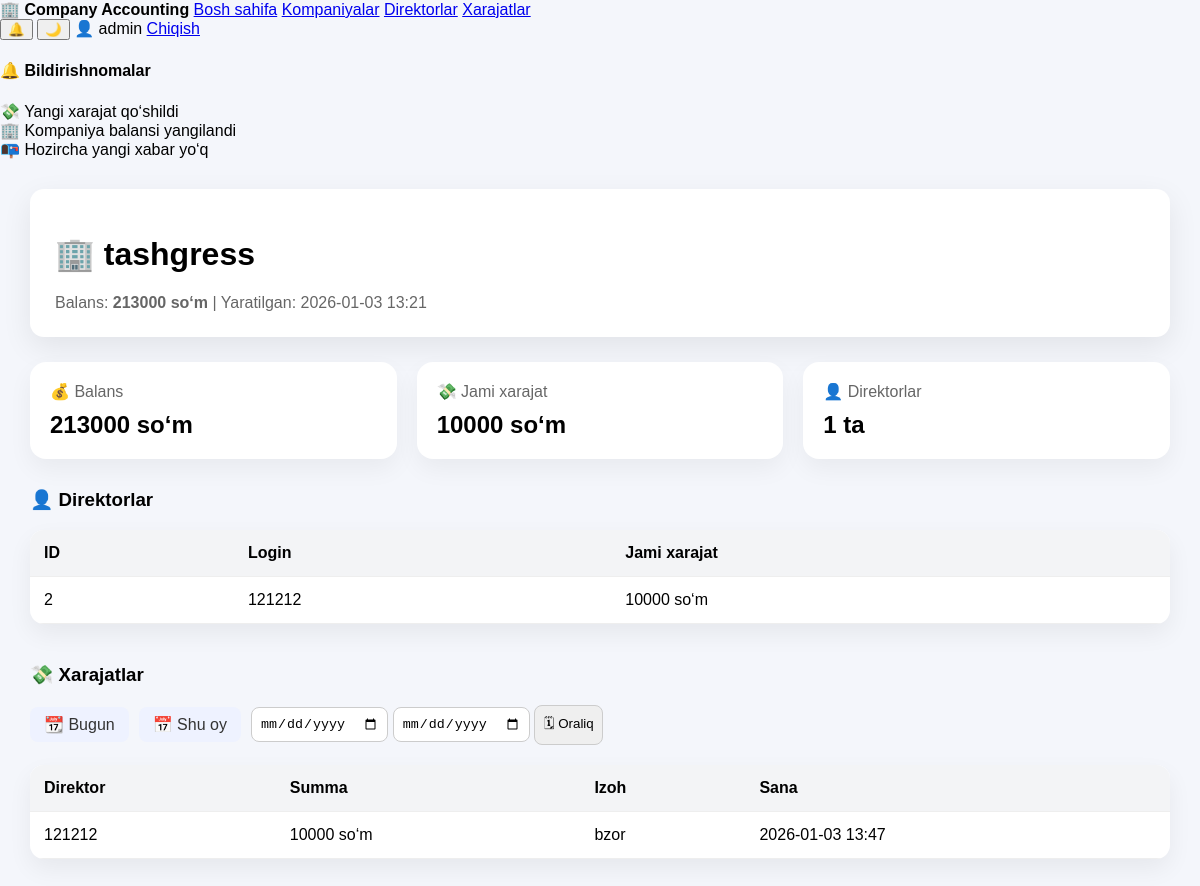
Page /admin/company/1 (signed in) on the earlier database version.
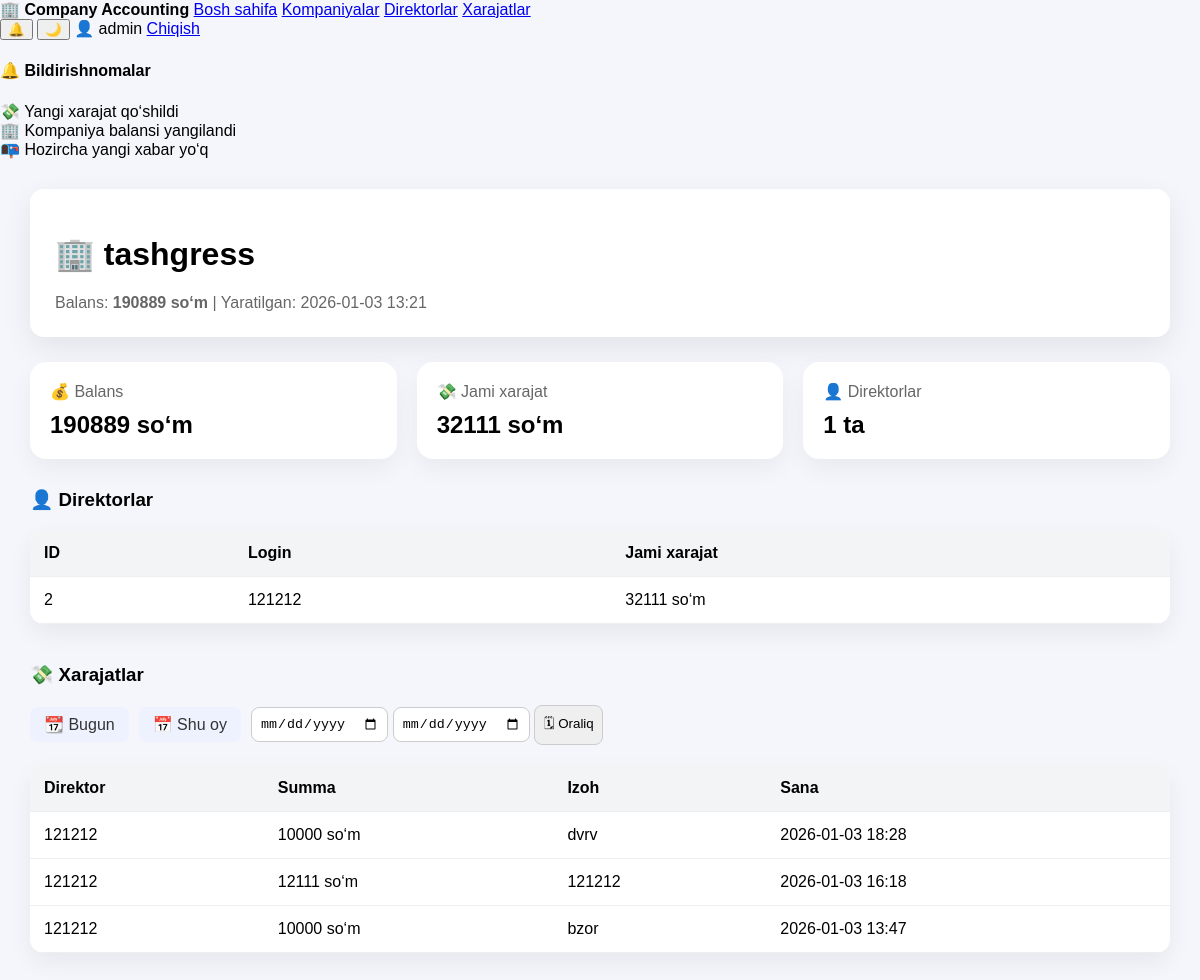
Same page on the later database version.
### tables this page shows
CREATE TABLE companies (
        id INTEGER PRIMARY KEY AUTOINCREMENT,
        name TEXT,
        balance INTEGER DEFAULT 0,
        created_at TEXT
    );

CREATE TABLE users (
        id INTEGER PRIMARY KEY AUTOINCREMENT,
        username TEXT UNIQUE,
        password TEXT,
        role TEXT,
        company_id INTEGER,
        created_at TEXT
    );

CREATE TABLE expenses (
        id INTEGER PRIMARY KEY AUTOINCREMENT,
        company_id INTEGER,
        amount INTEGER,
        description TEXT,
        created_at TEXT
    );

### app.py (the view)
@app.route("/admin/company/<int:company_id>")
def admin_company_detail(company_id):
    if session.get("role") != "admin":
        return "Ruxsat yo‘q ❌"
    conn = sqlite3.connect("users.db")
    conn.row_factory = sqlite3.Row
    c = conn.cursor()
    c.execute(
        "SELECT id, name, balance, created_at FROM companies WHERE id=?",
        (company_id,)
    )
    company = c.fetchone()
    if not company:
        conn.close()
        return "Kompaniya topilmadi ❌"
    c.execute(
        "SELECT IFNULL(SUM(amount),0) FROM expenses WHERE company_id=?",
        (company_id,)
    )
    total_expenses = c.fetchone()[0]
    c.execute("""
        SELECT
            u.id,
            u.username,
            IFNULL(SUM(e.amount),0) AS total
        FROM users u
        LEFT JOIN expenses e
            ON e.company_id = u.company_id
        WHERE u.company_id=? AND u.role='director'
        GROUP BY u.id
    """, (company_id,))
    directors = c.fetchall()
    period = request.args.get("period")
    from_date = request.args.get("from")
    to_date = request.args.get("to")
    query = """
        SELECT
            u.username,
            e.amount,
            e.description,
            e.created_at
        FROM expenses e
        LEFT JOIN users u
            ON u.company_id = e.company_id AND u.role='director'
        WHERE e.company_id=?
    """
    params = [company_id]
    if period == "day":
        query += " AND date(e.created_at)=date('now')"
    elif period == "month":
        query += " AND strftime('%Y-%m', e.created_at)=strftime('%Y-%m','now')"
    elif from_date and to_date:
        query += " AND date(e.created_at) BETWEEN ? AND ?"
        params.extend([from_date, to_date])
    query += " ORDER BY e.created_at DESC"
    c.execute(query, params)
    expenses = c.fetchall()
    conn.close()
    return render_template(
        "admin_company_detail.html",
        company=company,
        total_expenses=total_expenses,
        directors=directors,
        expenses=expenses
    )

### templates/admin_company_detail.html (shortened to what this page needs)
<!DOCTYPE html>
<html lang="uz">
<head>
    <link rel="stylesheet" href="{{ url_for('static', filename='dashboard.css') }}">
</head>
<body>
{% include "navbar.html" %}
<div class="layout">
<main class="main">
    <div class="company-header">
        <h1>🏢 {{ company[1] }}</h1>
        <div class="company-meta">
            Balans: <strong>{{ company[2] }} so‘m</strong> |
            Yaratilgan: {{ company[3] }}
        </div>
    </div>
    <div class="stats">
        <div class="card">
            <p>💰 Balans</p>
            <h2>{{ company[2] }} so‘m</h2>
        </div>
        <div class="card">
            <p>💸 Jami xarajat</p>
            <h2>{{ total_expenses }} so‘m</h2>
        </div>
        <div class="card">
            <p>👤 Direktorlar</p>
            <h2>{{ directors|length }} ta</h2>
        </div>
    </div>
    <div class="section">
        <h3>👤 Direktorlar</h3>
        {% if directors %}
        <table>
            <tr>
                <th>ID</th>
                <th>Login</th>
                <th>Jami xarajat</th>
            </tr>
            {% for d in directors %}
            <tr>
                <td>{{ d.id }}</td>
                <td>{{ d.username }}</td>
                <td>{{ d.total }} so‘m</td>
            </tr>
            {% endfor %}
        </table>
        {% else %}
            <p>Direktor yo‘q</p>
        {% endif %}
    </div>
    <div class="section">
        <h3>💸 Xarajatlar</h3>
        <div class="filter-bar">
            <a class="filter-btn" href="?period=day">📆 Bugun</a>
            <a class="filter-btn" href="?period=month">📅 Shu oy</a>
            <form method="get" class="date-range">
                <input type="date" name="from" required>
                <input type="date" name="to" required>
                <button type="submit">🗓 Oraliq</button>
            </form>
        </div>
        {% if expenses %}
        <table>
            <tr>
                <th>Direktor</th>
                <th>Summa</th>
                <th>Izoh</th>
                <th>Sana</th>
            </tr>
            {% for e in expenses %}
            <tr>
                <td>{{ e[0] or "—" }}</td>
                <td>{{ e[1] }} so‘m</td>
                <td>{{ e[2] }}</td>
                <td>{{ e[3] }}</td>
            </tr>
            {% endfor %}
        </table>
        {% else %}
            <p>Xarajat yo‘q</p>
        {% endif %}
    </div>
</main>
</div>
</body>
</html>

Differences in the rows shown:
changed companies "tashgress": balance "213000" → "190889"
computed for users id 2: total "10000" → "32111"
added expenses: username "121212", amount "10000", description "dvrv", created_at "2026-01-03 18:28"
added expenses: username "121212", amount "12111", description "121212", created_at "2026-01-03 16:18"
Other differences:
{{ total_expenses }}: "10000" → "32111"
